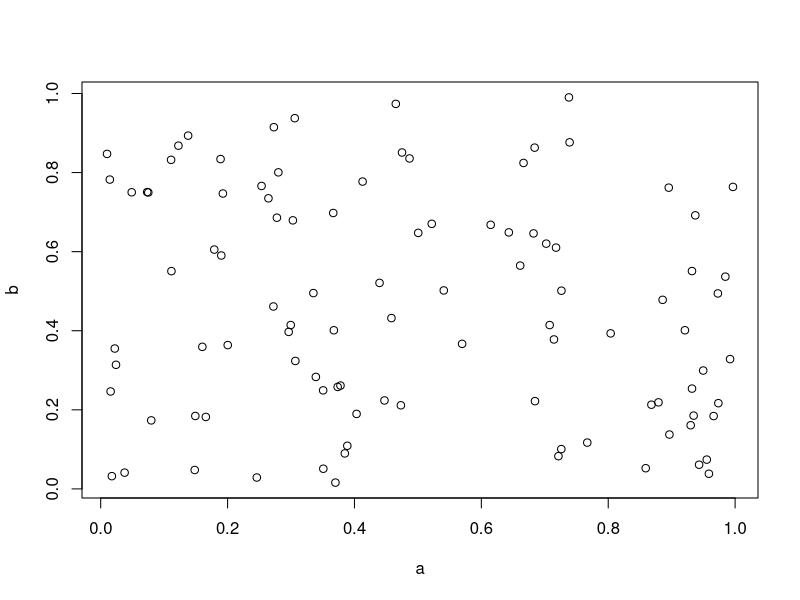

The R source for this figure:
## ---- chunk 1
a <- runif(n=100)
b <- runif(n=100)
plot(a, b)
